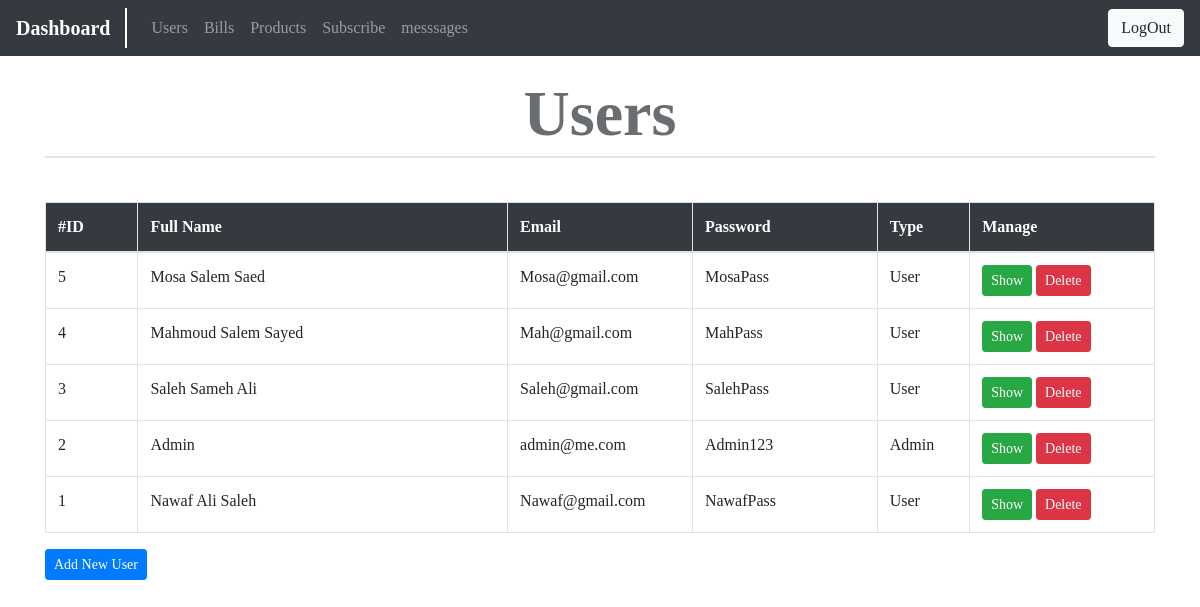
The page /Admin/bills.php on the database its author committed.
### tables this page shows
CREATE TABLE `users` (
  `UserID` int(11) NOT NULL,
  `Avatar` varchar(255) NOT NULL,
  `Username` varchar(100) NOT NULL,
  `Email` varchar(100) NOT NULL,
  `Password` varchar(100) NOT NULL,
  `Activation` int(11) NOT NULL DEFAULT '1' COMMENT '1=not verfied/0=verfied',
  `GroupID` int(11) NOT NULL DEFAULT '1' COMMENT '2=Admin/1=custmer'
);

### Admin/bills.php (the view, shortened to what this page needs)
<?php
	include 'init.php';
?>
	<div class="container dash">
		<h1>Users</h1>
		<hr/>
		<br/>
		<table class="table table-hover table-bordered">
			<thead class="thead-dark">
				<tr style="color:white;font-weight:bold" class="bg-dark ">
					<td class="col-sm-1">#ID</td>
					<td class="col-sm-4">Full Name</td>
					<td class="col-sm-2">Email</td>
					<td class="col-sm-2">Password</td>
					<td class="col-sm-1">Type</td>
					<td class="col-sm-2">Manage</td>
				</tr>
			</thead>
			<tbody>
				<?php
					$stmt = $con->prepare("SELECT * FROM users ORDER BY UserID DESC ");
					$stmt->execute();
					$rows = $stmt->fetchAll();
					if (! empty($rows)) {
						foreach($rows as $row) {
							if($row['GroupID']==1){
								$Type="User";
							}else{
								$Type="Admin";
							}
							echo '
								<tr>
									<td>'.$row['UserID'].'</td>
									<td>'.$row['Username'].'</td>
									<td>'.$row['Email'].'</td>
									<td>'.$row['Password'].'</td>
									<td>'.$Type.'</td>
									<td>
										<a href="showInfo.php?UserID='.$row['UserID'].'" class="btn btn-success btn-sm">Show</a>
										<a href="delete.php?Type=User&&UserID='.$row['UserID'].'" class="btn btn-danger btn-sm">Delete</a>
									</td>
								</tr>
							';
						}
					}
				?>
			</tbody>
		</table>
		<a href="add.php?page=AddUser" class="btn btn-primary btn-sm">Add New User</a>
	</div>
<?php
	include $DirTemp.'Footer.php';
?>

### Admin/Includes/Temp/Header.php (shortened to what this page needs)
<!DOCTYPE html>
<html lang="en" dir="ltr">
    <head>
        <link href="<?php echo $DirCss; ?>Style.css" type="text/css" rel="stylesheet"/>
        <link rel="stylesheet" href="https://use.fontawesome.com/releases/v5.7.2/css/all.css">
        <link rel="stylesheet" href="https://stackpath.bootstrapcdn.com/bootstrap/4.3.1/css/bootstrap.min.css">
    </head>
    <body>

### Admin/init.php (shortened to what this page needs)
<?php
        $DirTemp = 'Includes/Temp/';
        $DirCss  = 'Layout/Css/';
        include $DirTemp . 'Header.php';
        if(!isset($noNav)){ include $DirTemp . 'Navbar.php';}
?>

### Admin/Includes/Temp/Navbar.php (shortened to what this page needs)
<nav style="margin-bottom:20px;" class="navbar navbar-expand-lg navbar-dark bg-dark">
	<a class="navbar-brand" href="index.php">Dashboard</a>
	<div class="collapse navbar-collapse" id="navbarSupportedContent">
		<ul class="navbar-nav mr-auto">
			<li class="nav-item">
				<a class="nav-link" href="users.php">Users</a>
			</li>
			<li class="nav-item">
				<a class="nav-link" href="bills.php">Bills</a>
			</li>
			<li class="nav-item">
				<a class="nav-link" href="items.php">Products</a>
			</li>
			<li class="nav-item">
				<a class="nav-link" href="subscribe.php">Subscribe</a>
			</li>
			<li class="nav-item">
				<a class="nav-link" href="msgs.php">messsages</a>
			</li>
		</ul>
		<a href="logout.php" class="btn btn-light">LogOut</a>
	</div>
</nav>

### Admin/Includes/Temp/Footer.php (shortened to what this page needs)
<br/><br/><br/>
    </body>
</html>

### Admin/Layout/Css/Style.css (style rules this page uses)
* { text-align: left; font-size: 1rem; font-family: "Times New Roman", Times, serif; }
body { background:#ffffff !important; color: #17171d !important }
.navbar-dark .navbar-brand { color: #fff; font-weight: bold; border-right: 2px solid; padding-right: 15px; }
.dash h1 { font-weight: bold; text-align: center; font-size: 4rem; margin-top: 1rem; margin-bottom: .2rem; color: #343a40bd; }
.dash hr { margin: 3px 0 20px 0; border-top: 2px solid rgba(0,0,0,.1); }

### rows shown on the page
users: UserID "5", Username "Mosa Salem Saed", Email "Mosa@gmail.com", Password "MosaPass", GroupID "User"
users: UserID "4", Username "Mahmoud Salem Sayed", Email "Mah@gmail.com", Password "MahPass", GroupID "User"
users: UserID "3", Username "Saleh Sameh Ali", Email "Saleh@gmail.com", Password "SalehPass", GroupID "User"
users: UserID "2", Username "Admin", Email "admin@me.com", Password "Admin123", GroupID "Admin"
users: UserID "1", Username "Nawaf Ali Saleh", Email "Nawaf@gmail.com", Password "NawafPass", GroupID "User"
